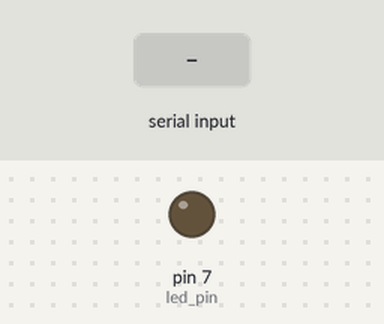
A sketch run on a simulated Arduino Uno, built with avr-gcc and run on an emulated ATmega328P. Parts: output pins drawn as LEDs (lit = HIGH). The inputs (shaded band) are chosen by the test bench.

Above: at 1.2 s.
1.3 s: "1!" received over Serial
At 2.3 s:
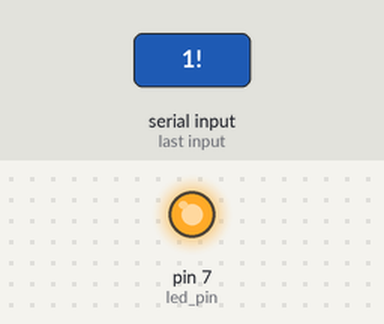
5.8 s: "0!" received over Serial
At 7.0 s:
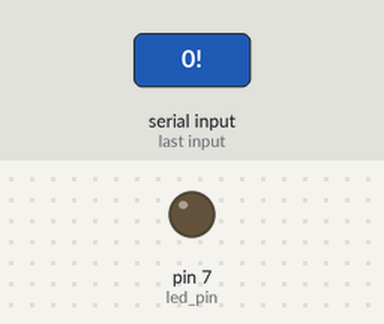
Timing chart, 0 to 8.3 s (numbered marks = the images above; inputs shaded):
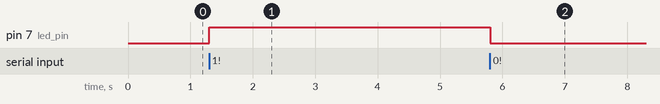

Measured:
- after the input at 1.3 s, pin 7 (led_pin): LOW → HIGH at once
- after the input at 5.8 s, pin 7 (led_pin): HIGH → LOW at once

The sketch:

arduino.ino
```cpp
#include <EEPROM.h>
#include <dht.h>
#define dht_pin 6
#define led_pin 7
#define EEPROM_MESSAGE_TABLE_MESSAGE_SIZE 25
#define EEPROM_MESSAGE_TABLE_ENTRIES_SIZE 10
#define EEPROM_MESSAGE_TABLE_START_ADDRESS 0
#define SERIAL_MESSAGE_BUFFER_SIZE 25
#define max_messages 10
dht DHT;

typedef struct EEPROMMessageEntry
{
    uint8_t valid;
    uint32_t timestamp;
    char message[EEPROM_MESSAGE_TABLE_MESSAGE_SIZE];
} EEPROMMessageEntry;

/* ... */

typedef struct EEPROMMessageTable
{
    EEPROMMessageEntry entry[EEPROM_MESSAGE_TABLE_ENTRIES_SIZE];
} EEPROMMessageTable;

/* ... */

static EEPROMMessageTable messageTable = {0};

static void readMessageTableFromEEPROM(void)
{
    EEPROM.get(EEPROM_MESSAGE_TABLE_START_ADDRESS, messageTable);
}

static void writeMessageTableToEEPROM(void)
{
    EEPROM.put(EEPROM_MESSAGE_TABLE_START_ADDRESS, messageTable);
}

static void addEntryToMessageTable(uint32_t timestamp, char *message)
{
    uint8_t entryIDMinTimestamp = 0;
    uint32_t minTimestamp = 0xFFFFFFFF;
    for(uint8_t entryID = 0; entryID < EEPROM_MESSAGE_TABLE_ENTRIES_SIZE; entryID++)
    {
        // Search for a free field
        if (0 == messageTable.entry[entryID].valid)
        {
            messageTable.entry[entryID].valid = 1;
            messageTable.entry[entryID].timestamp = timestamp;
            strcpy(messageTable.entry[entryID].message, message);

            // Field found
            return;
        }

        if (minTimestamp > messageTable.entry[entryID].timestamp)
        {
            entryIDMinTimestamp = entryID;
            minTimestamp = messageTable.entry[entryID].timestamp;
        }
    }

    // If there isn't any field that is free,
    // we will clear the oldest one and add the new one on it's slot
    messageTable.entry[entryIDMinTimestamp].valid = 1;
    messageTable.entry[entryIDMinTimestamp].timestamp = timestamp;
    strcpy(messageTable.entry[entryIDMinTimestamp].message, message);
}

/* ... */

static void serialCommandReadMessages(void)
{
    for(uint8_t message_nr = 0; message_nr < EEPROM_MESSAGE_TABLE_ENTRIES_SIZE; message_nr++)
    {
        // Make sure that each message has a string terminator
        messageTable.entry[message_nr].message[EEPROM_MESSAGE_TABLE_MESSAGE_SIZE - 1] = '\0';
        Serial.println(String(messageTable.entry[message_nr].valid) + "|" +
                       String(messageTable.entry[message_nr].timestamp) + "|" +
                       String(messageTable.entry[message_nr].message));
    }
}

static void serialCommandWriteMessage(void)
{
    char buffer[SERIAL_MESSAGE_BUFFER_SIZE];
    char *token;
    uint32_t timestamp = 0;
    char message[EEPROM_MESSAGE_TABLE_MESSAGE_SIZE];

    int bufferLength = Serial.readBytesUntil('!', buffer, SERIAL_MESSAGE_BUFFER_SIZE);
    if(SERIAL_MESSAGE_BUFFER_SIZE == bufferLength)
    {
        bufferLength =  SERIAL_MESSAGE_BUFFER_SIZE - 1;
    }
    buffer[bufferLength] = '\0';

    token = strtok(buffer, "|");
    timestamp = atol(token);
    token = strtok(NULL, "|\n");
    memset(message, 0, sizeof(message));
    strncpy(message, token, EEPROM_MESSAGE_TABLE_MESSAGE_SIZE - 1);

    addEntryToMessageTable(timestamp, message);
    writeMessageTableToEEPROM();
}
void setup()
{
    pinMode(led_pin, OUTPUT);
    Serial.begin(9600);
    readMessageTableFromEEPROM();
}

void loop()
{
   if (Serial.available() > 0)
   {
      char command = Serial.read();
      if (command == '1')
      {
        digitalWrite(led_pin, HIGH);
      }
      else if (command == '0')
      {
        digitalWrite(led_pin, LOW);
      }
      else if (command == 'r')
      {
        DHT.read11(dht_pin);
        Serial.print(DHT.humidity);
        Serial.print(" ");
        Serial.print(DHT.temperature);
        Serial.print("\n");
        delay(1000);
      }
		  else if (command == 'm')
      {
      serialCommandReadMessages();
      }
      else if (command == 'w')
      {
      //messageTable  = {0};
      //writeMessageTableToEEPROM();
		  serialCommandWriteMessage();
      }
   }
}
```
